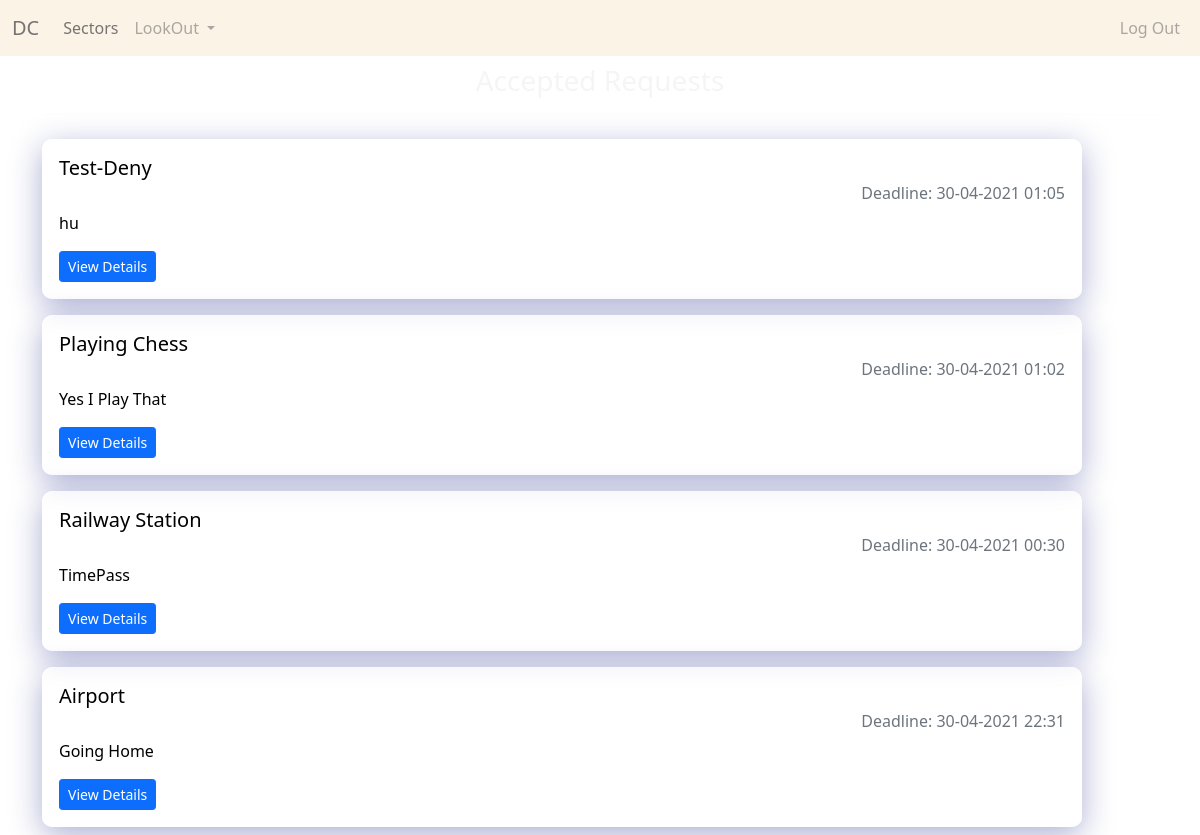
Page /accepted/ (signed in) on the earlier database version.
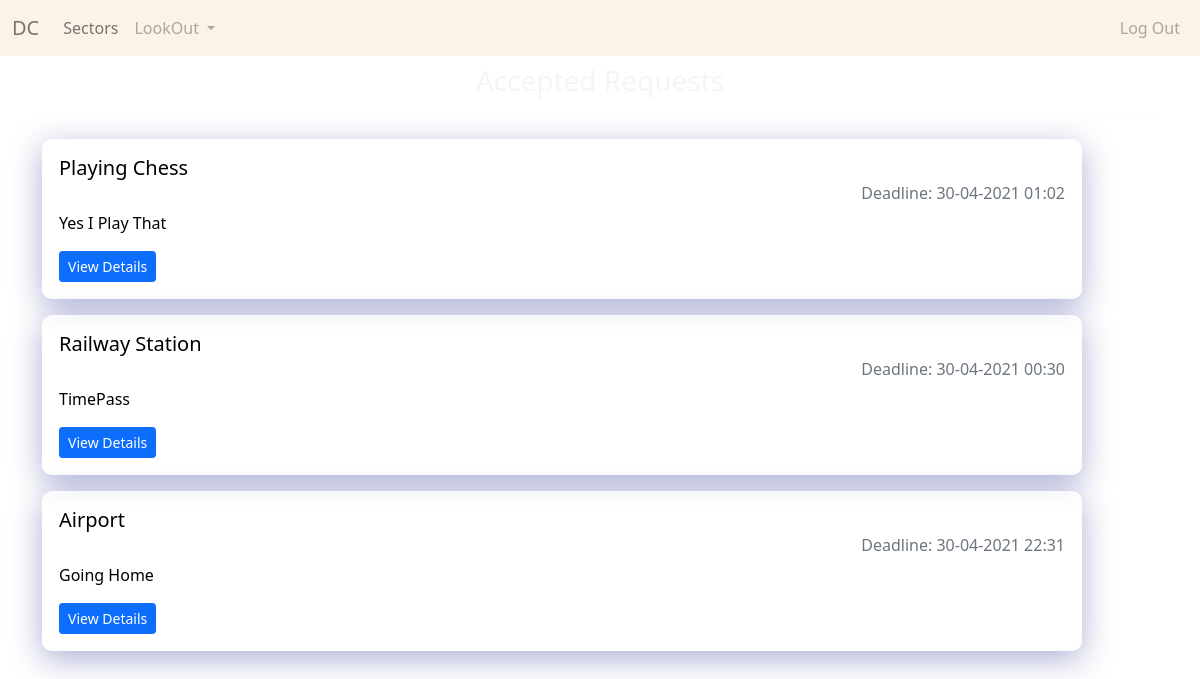
Same page on the later database version.
### connect/models.py (models this page shows, shortened)
class Request(models.Model):
    requester = models.ForeignKey(User,on_delete=models.CASCADE,blank=True,related_name='req')
    sector = models.ForeignKey(SectorField,on_delete=models.CASCADE,related_name='reqsec')
    genre = models.CharField(max_length=56,null=True,blank=True)
    subject = models.CharField(max_length=128)
    content = models.TextField()
    match_with_same_gender = models.BooleanField(default=False)
    deadline = models.DateTimeField()
    is_first_year_req = models.BooleanField(default=False)
    created_at = models.DateTimeField(auto_now_add=True)
    deleted = models.BooleanField(default=False)
    pending = models.BooleanField(default=True)
    class Meta:
        ordering = ['-created_at']

### connect/views.py (the view)
# urls.py: path('accepted/',views.accepted_list_view,name='accepted'),
@login_required
def accepted_list_view(request):
    final_obj  = request.user.finalmatchuser.all()
    accepted = []
    for i in final_obj:
        if not (i.request.deleted):
            if i.request.pending:
                accepted.append(i.request)
    context = {
        'object_list':accepted,
        'status':'Accepted',
    }
    return render(request,'connect/request-status.html',context=context)

### connect/templates/connect/request-status.html
{% extends 'base.html' %}
{% block content %}
<h3 class="text-center mt-2">{{status}} Requests</h3>
<hr>
<div class="row">
    {% for req_object in object_list %}
    <div class="col-12 my-2">
        <div class="card glass-container" style="width: 65rem;">
            <div class="card-body">
                <h5 class="card-title card-blackcolor">{{req_object.subject}}</h5>
                <h6 class="card-subtitle mb-2 deadline-space text-muted">Deadline: {{req_object.deadline | date:'d-m-Y H:i'}}</h6>
                <p class="card-text card-blackcolor">{{req_object.content}}</p>
                <a class="btn btn-primary btn-sm" href="{% url 'connect:detail-request' req_object.id %}">View Details</a>
            </div>
        </div>
    </div>
    {% empty %}
    <p class="lead text-center">No {{status}} Requests</p>
    {% endfor %}
</div>
{% endblock %}

Differences in the rows shown:
no longer on this page (row edited): Request: subject "Test-Deny", deadline "30-04-2021 01:05", content "hu"
